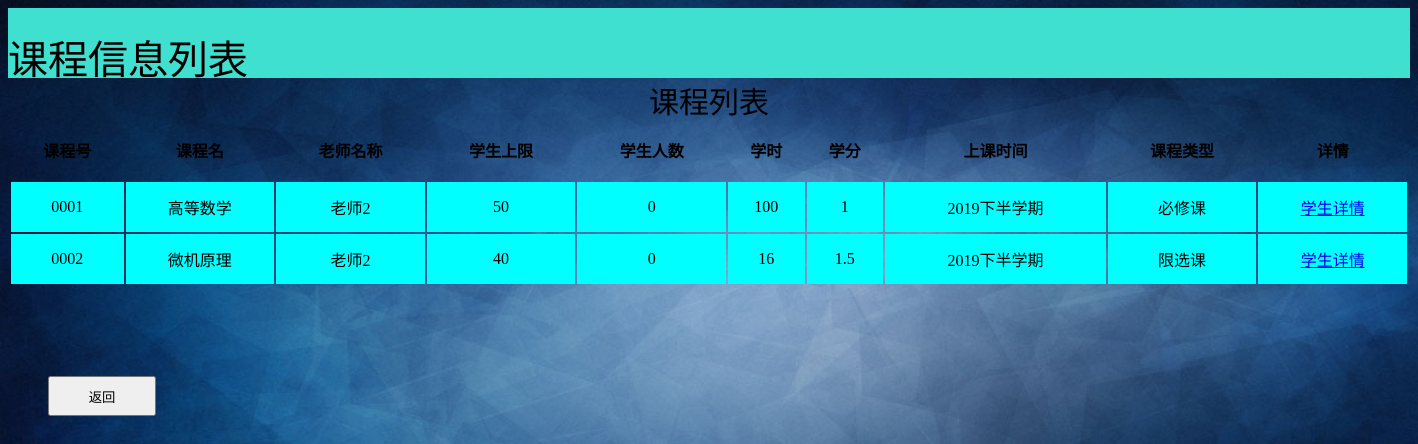
Page /to_tea_course?tea_id=100002 on the committed database.
### tables this page shows
CREATE TABLE course(
   id        text PRIMARY KEY     not null,
   name  text                            not null,
   teacher_id      text                            not null,
   max_num text                         not null,
   stu_num  text                          not null,
   time text                                not null,
   credit text                            not null,
   start_term text                   not null,
   class_type text                    not null
);

CREATE TABLE teacher(
   id        text PRIMARY KEY     not null,
   name  text                            not null,
   sex      text                            not null,
   major text                         not null,
   password    text                     not null
);

### stu_manager_sys.py (the view)
@app.route('/to_tea_course',methods=['GET'])
def to_tea_class():
    tea_id = request.args['tea_id'];
    sql = "select course.id,course.name,teacher.name,course.max_num,course.stu_num,course.time,course.credit,course.start_term,course.class_type from course,teacher where course.teacher_id = teacher.id and teacher_id = '%s'"%(tea_id);
    database = "database\Stu_Message_manger.db";
    conn = sqlite3.connect(database);
    cur = conn.cursor();
    cur.execute(sql);
    result = cur.fetchall()
    return render_template('tea_course.html',class_table=result);

### templates/tea_course.html (shortened to what this page needs)
<!DOCTYPE HTML PUBLIC "-//W3C//DTD HTML 4.01 Transitional//EN"
        "http://www.w3.org/TR/html4/loose.dtd">
<html>
<head>
</head>
<body background="{{ url_for('static', filename='pic/background.jpg') }}" style=" background-repeat:no-repeat ;background-size:100% 100%;background-attachment: fixed;">
<div class="top_div">
    <div class="top_txt">课程信息列表</div>
</div>
<TABLE align="center"   width="1400" >
    <CAPTION class="table_caption">课程列表</CAPTION>
    <TR align="center" height="60px"> <TH>课程号</TH><TH>课程名</TH><TH>老师名称</TH><TH>学生上限</TH><TH>学生人数</TH><TH>学时</TH><TH>学分</TH><TH>上课时间</TH><TH>课程类型</TH><TH>详情</TH></TR>
    {%for item in class_table%}
    <tr align="center" height="50px" bgcolor="aqua">
        {%for a in item%}
        <td>{{a}}</td>
        {% endfor %}
        <td><a href="/course_detail?course_id={{item[0]}}">学生详情</a></td>
    </tr>
    {% endfor %}
</TABLE>
<a href="/back">
    <input type="button" class="button_back" value="返回">
</a>
</body>
</html>

### templates/tea_course.html (style rules this page uses)
.top_div { height: 70px; width: 100%; background-color: #40E0D0; }
.top_txt { position: absolute; font-size: 40px; top: 28px; height: 40px; width: 100%; }
.table_caption { height: 40px; font-size: 30px; }
.button_back { height: 40px; width: 108px; margin-left: 40px; margin-top: 90px; }

### rows in the picture
course: id "0001", name "高等数学", max_num "50", item "0" "1", time "100", start_term "2019下半学期", class_type "必修课"
teacher: name "老师2"
course: id "0002", name "微机原理", max_num "40", item "0", time "16", credit "1.5", start_term "2019下半学期", class_type "限选课"
